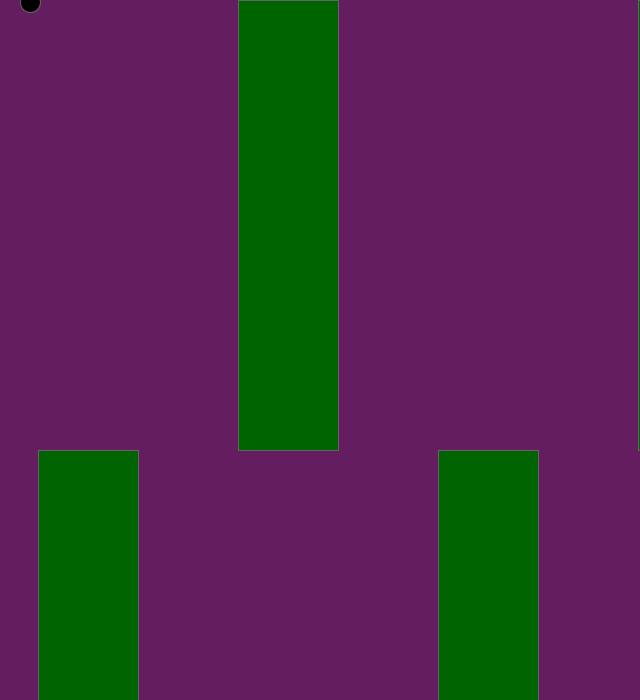
Frame 1 (no input)
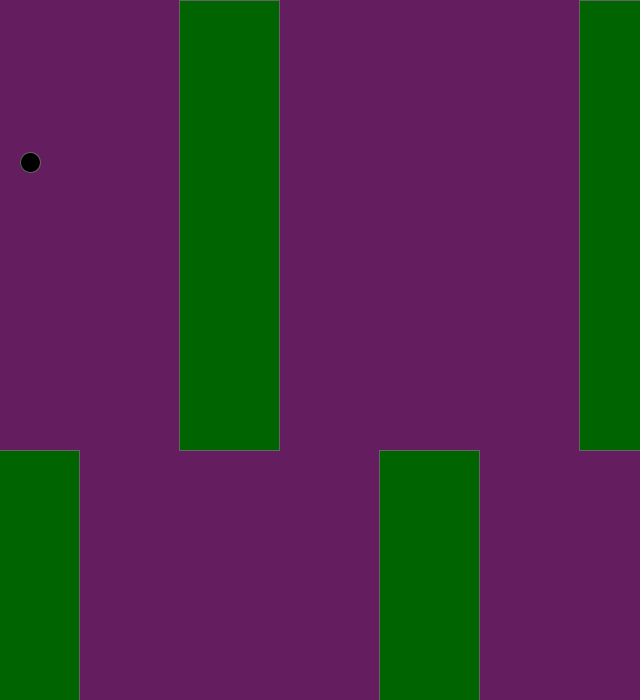
Frame 60 (the mouse pressed at the canvas centre just before this capture)
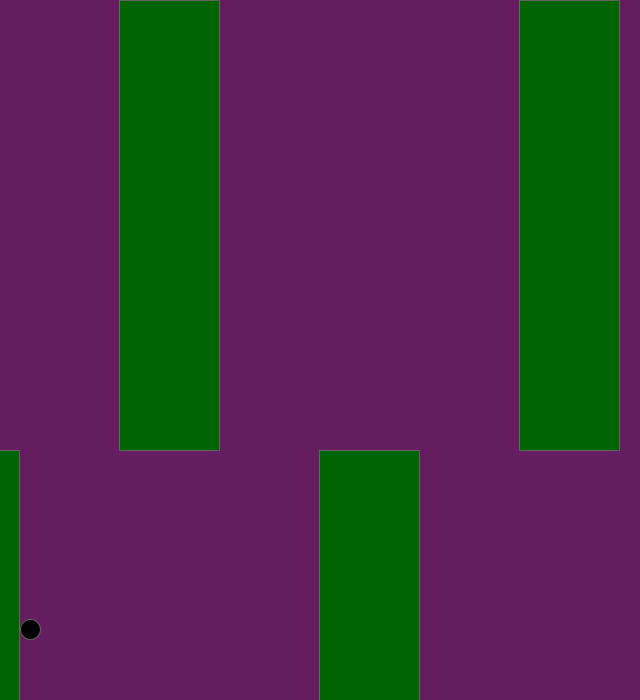
Frame 120 (the mouse held since frame 60 and released just before this capture)

The Processing sketch that drew these frames (run headless with seeded random() and noise(); from frame 60 on, the mouse is pressed at the canvas centre):

// Processing sketch: flappybrd
// ── flappybrd.pde
  float x=30;
  float y=2;
  float grav=0.085;
  float vel=1;
  float xTub=-1;
  float tubeX=0;
void setup() {
  size(640, 700);
}

void draw() {
  xTub=xTub-1;
  println("xtub " + xTub);
  tubeX=640+xTub;
  println ("xtub="+xTub+"xxTub"+tubeX);
  vel=vel+1;
  y=y+grav*vel;
  background(100,30,95);
  fill(0, 0, 0);
  stroke(100, 100, 100);
  ellipse(x, y, 20, 20);
  fill(0, 100, 0);
  rect(tubeX, 0, 100, 450);
  fill(0, 100, 0);
  rect(tubeX-200, 450, 100, 450);
  fill(0, 100, 0);
  rect(tubeX-400, 0, 100, 450);
  fill(0, 100, 0);
  rect(tubeX-600, 450, 100, 450);
  if (xTub<=-640){
    xTub=0;
  }
  
}
